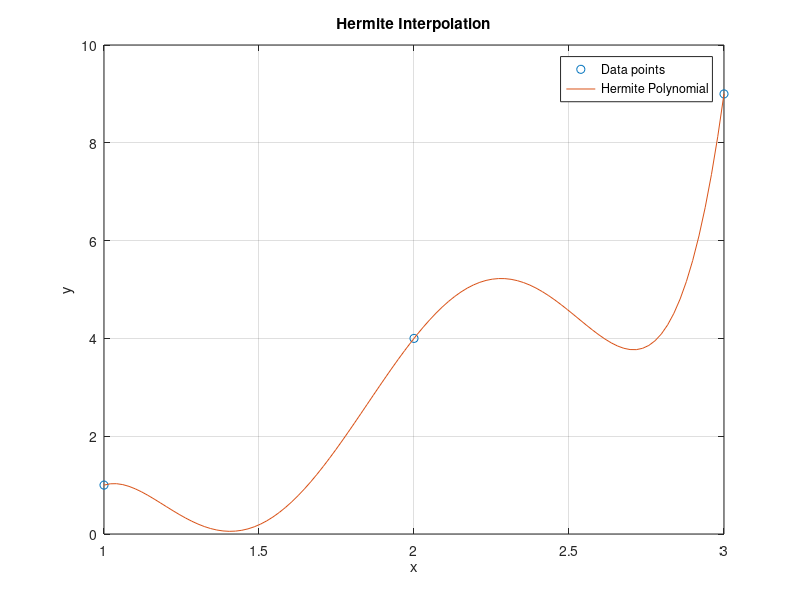

This chart was generated by the following MATLAB code:
% Data points
x = [1, 2, 3];           % Data points
y = [1, 4, 9];           % Function values at data points
yp = [2, 8, 18];         % Derivatives at data points

% Build the divided differences table
n = length(x);
Q = zeros(2*n, 2*n);
z = zeros(2*n, 1);

% Build the z vector
for i = 1:n
    z(2*i-1) = x(i);
    z(2*i) = x(i);
end

% Build the Q matrix
for i = 1:n
    Q(2*i-1, 1) = y(i);
    Q(2*i, 1) = y(i);
    Q(2*i, 2) = yp(i);
    if i ~= 1
        Q(2*i-1, 2) = (Q(2*i-1, 1) - Q(2*i-2, 1)) / (z(2*i-1) - z(2*i-2));
    end
end

% Compute the divided differences
for j = 3:2*n
    for i = j:2*n
        Q(i, j) = (Q(i, j-1) - Q(i-1, j-1)) / (z(i) - z(i-j+1));
    end
end

% Define anonymous function for Hermite interpolation
hermiteInterpolation = @(xi) Q(2*n, 2*n) * prod(xi - z(1:2*n-1)) + sum(arrayfun(@(k) Q(k, k) * prod(xi - z(1:k-1)), 2*n:-1:1));

% Point at which to evaluate the interpolation
xi = 1.5;

% Evaluate the Hermite polynomial at xi
interpolatedValue = hermiteInterpolation(xi);

% Display the interpolated value
disp(['Interpolated value at xi = ', num2str(xi), ' is: ', num2str(interpolatedValue)]);

% Plot the interpolation
xx = linspace(min(x), max(x), 100);
yy = arrayfun(@(xi) hermiteInterpolation(xi), xx);

figure;
plot(x, y, 'o', xx, yy, '-');
xlabel('x');
ylabel('y');
title('Hermite Interpolation');
legend('Data points', 'Hermite Polynomial', 'Location', 'Best');
grid on;
